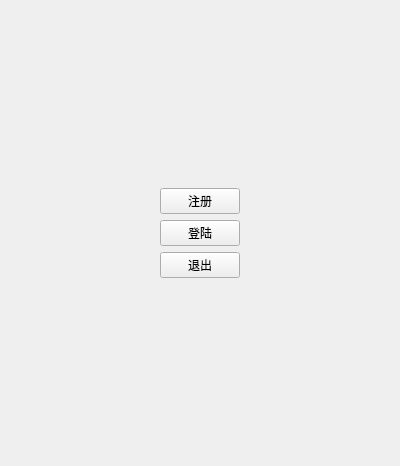
<?xml version="1.0" encoding="UTF-8"?>
<ui version="4.0">
 <class>MainMenu</class>
 <widget class="QWidget" name="MainMenu">
  <property name="geometry">
   <rect>
    <x>0</x>
    <y>0</y>
    <width>400</width>
    <height>466</height>
   </rect>
  </property>
  <property name="windowTitle">
   <string>Form</string>
  </property>
  <layout class="QGridLayout" name="gridLayout">
   <item row="2" column="0">
    <spacer name="horizontalSpacer">
     <property name="orientation">
      <enum>Qt::Horizontal</enum>
     </property>
     <property name="sizeHint" stdset="0">
      <size>
       <width>40</width>
       <height>20</height>
      </size>
     </property>
    </spacer>
   </item>
   <item row="1" column="1">
    <widget class="QPushButton" name="pushButton_reg">
     <property name="text">
      <string>注册</string>
     </property>
    </widget>
   </item>
   <item row="2" column="1">
    <widget class="QPushButton" name="pushButton_log">
     <property name="text">
      <string>登陆</string>
     </property>
    </widget>
   </item>
   <item row="3" column="1">
    <widget class="QPushButton" name="pushButton_exit">
     <property name="text">
      <string>退出</string>
     </property>
    </widget>
   </item>
   <item row="4" column="1">
    <spacer name="verticalSpacer_2">
     <property name="orientation">
      <enum>Qt::Vertical</enum>
     </property>
     <property name="sizeHint" stdset="0">
      <size>
       <width>20</width>
       <height>40</height>
      </size>
     </property>
    </spacer>
   </item>
   <item row="0" column="1">
    <spacer name="verticalSpacer">
     <property name="orientation">
      <enum>Qt::Vertical</enum>
     </property>
     <property name="sizeHint" stdset="0">
      <size>
       <width>20</width>
       <height>40</height>
      </size>
     </property>
    </spacer>
   </item>
   <item row="2" column="2">
    <spacer name="horizontalSpacer_2">
     <property name="orientation">
      <enum>Qt::Horizontal</enum>
     </property>
     <property name="sizeHint" stdset="0">
      <size>
       <width>40</width>
       <height>20</height>
      </size>
     </property>
    </spacer>
   </item>
  </layout>
 </widget>
 <resources/>
 <connections/>
</ui>
